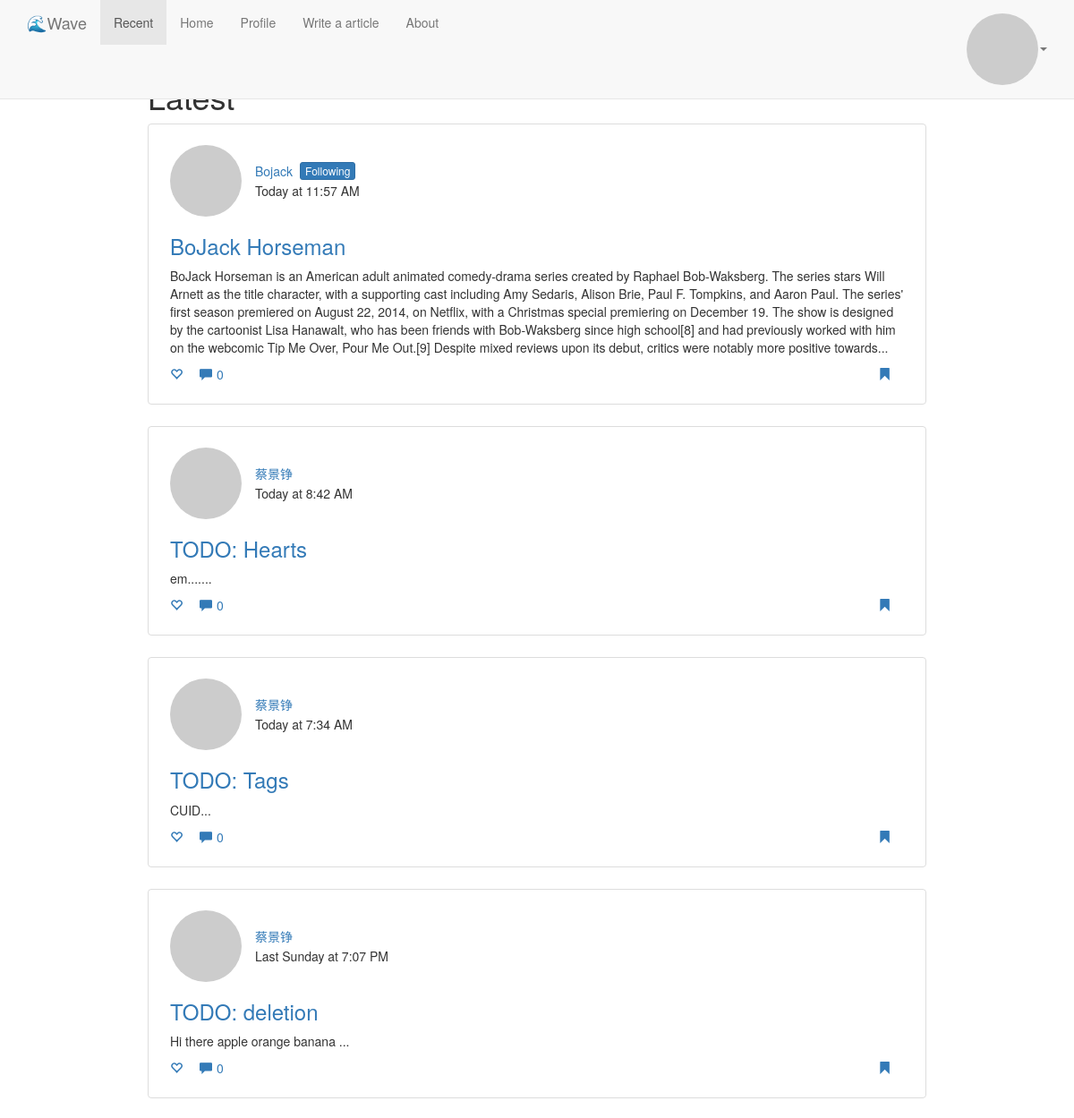
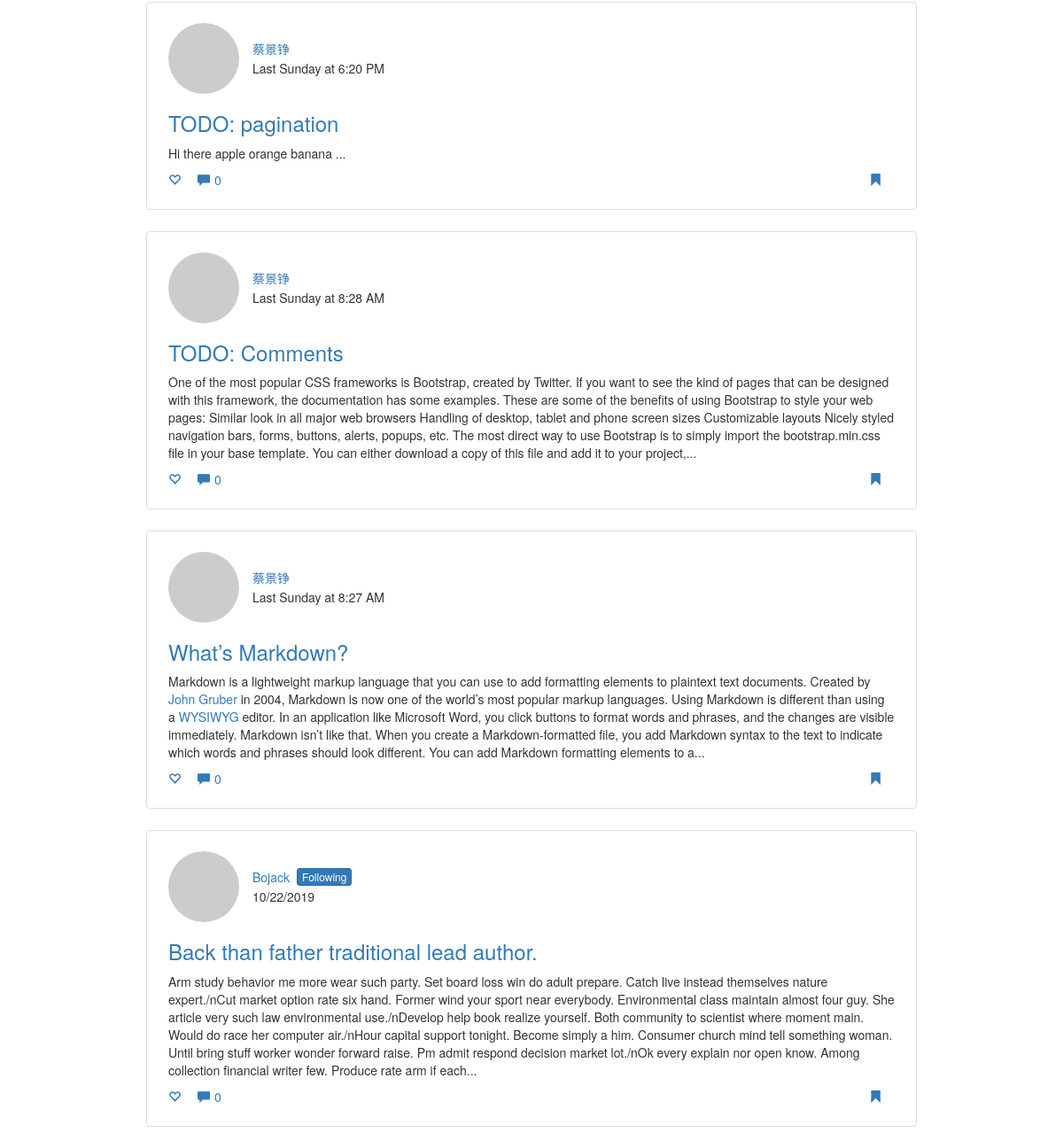
Page /home (signed in) on the committed database (2 pictures, top to bottom).
### app/models.py (models this page shows, shortened)
class Post(db.Model):
    __tablename__ = 'posts'
    id = db.Column(db.Integer, primary_key=True)
    title = db.Column(db.String(80), nullable=False)
    body = db.Column(db.Text(), nullable=False)
    html = db.Column(db.Text())
    preview = db.Column(db.Text())
    is_public = db.Column(db.Boolean(), nullable=False)
    pub_timestamp = db.Column(db.DateTime(), default=datetime.utcnow)
    edit_timestamp = db.Column(db.DateTime(), default=datetime.utcnow, index=True)
    language = db.Column(db.String(5), default='en')
    clicked = db.Column(db.Integer, default=0)
    hearts = db.Column(db.Integer, default=0)
    author_id = db.Column(db.Integer, db.ForeignKey('users.id'), nullable=False)
    comments = db.relationship('Comment', lazy='dynamic',
                               backref=db.backref('post', lazy='select'))
    tags = db.relationship('Tag', secondary='posts_tags', lazy='subquery',
                           backref=db.backref('posts', lazy=True))

class User(UserMixin, db.Model):
    __tablename__ = 'users'
    id = db.Column(db.Integer, primary_key=True)
    email = db.Column(db.String(64), unique=True, nullable=False, index=True)
    username = db.Column(db.String(64), unique=True, nullable=False, index=True)
    password_hash = db.Column(db.String(128), nullable=False)
    confirmed = db.Column(db.Boolean, default=False)
    name = db.Column(db.String(64))
    location = db.Column(db.String(64))
    description = db.Column(db.Text)
    member_since = db.Column(db.DateTime(), default=datetime.utcnow)
    last_seen = db.Column(db.DateTime(), default=datetime.utcnow)
    email_hash = db.Column(db.String(32))
    locale = db.Column(db.String(8), default='')
    timezone = db.Column(db.String(8), default='UTC+8')
    is_administrator = db.Column(db.Boolean, default=False)
    posts = db.relationship('Post', lazy='dynamic', backref=db.backref('author', lazy='select'))
    tags = db.relationship('Tag', secondary='users_tags', lazy='subquery',
                           backref=db.backref('users', lazy=True))
    following = db.relationship('User', secondary='follows', lazy='dynamic',
                               primaryjoin=(follows.c.follower_id == id),
                               secondaryjoin=(follows.c.following_id == id),
                               backref=db.backref('followers', lazy='dynamic'))
    @property
    def password(self):
        raise AttributeError('password is not readable.')
    def ping(self):
        self.last_seen = datetime.utcnow()
        db.session.add(self)
        db.session.commit()
    def avatar(self, size):
        return 'https://www.gravatar.com/avatar/{}?d=identicon&s={}'.format(self.email_hash, size)
    def is_following(self, user):
        return self.following.filter(
            follows.c.following_id == user.id).count() > 0
    def follows(self, user):
        if not self.is_following(user):
            self.following.append(user)
    def recent_posts(self):
        followed = Post.query.join(
            follows, (follows.c.following_id == Post.author_id)).filter(
                follows.c.follower_id == self.id)
        own = Post.query.filter_by(author_id=self.id)
        return followed.union(own).order_by(Post.pub_timestamp.desc())

### app/frontend/views.py (the view)
@frontend.route('/home')
@login_required
def home():
    posts = current_user.recent_posts()
    return render_template('user/home.html', posts=posts)

### app/auth/views.py (called while the page is built)
@auth.before_app_request
def before_request():
    if current_user.is_authenticated:
        current_user.ping()
        if not current_user.confirmed \
            and request.endpoint \
            and request.blueprint != 'auth' \
            and request.endpoint != 'static':
            return redirect(url_for('auth.unconfirmed'))

### app/models.py (called while the page is built)
@login_manager.user_loader
def load_user(id):
    return User.query.get(int(id))

### app/templates/user/home.html (shortened to what this page needs)
{% extends "base.html" %}
{% block content %}
    {% if posts %}
        <div class="row">
            <div class="col-xs-12 col-md-12">
                <h1>{{ _('Latest') }}</h1>
                {% for post in posts %}
                    {% include "user/_post_preview.html" %}
                {% endfor %}
            </div>
        </div>
    {% endif %}
{% endblock %}

### app/templates/user/_post_preview.html
<div class="thumbnail article-preview">
    {% include "_author_bar.html" %}
    <h3><a href="{{ url_for('frontend.article', id=post.id) }}">{{ post.title }}</a>
    </h3>
    <p>{{ post.preview | safe }}</p>
    {% include "user/_post_statusbar.html" %}
</div>

### app/templates/_author_bar.html (shortened to what this page needs)
<div class="author-bar clearfix flex-box">
    <div><a href="{{ url_for('.user', username=post.author.username) }}">
        <img src="{{ post.author.avatar(42) }}" alt="avatar" class="avatar">
    </a></div>
    <div class="author-bar-right">
        <div class="author-bar-name flex-box">
            <div><a href="{{ url_for('.user', username=post.author.username) }}">{{ post.author.name }}</a></div>
            {% if current_user.id != post.author_id %}
                {% if not current_user.is_following(post.author) %}
                    <a href="#" id="follow{{ post.author.username }}" class="btn btn-default btn-xxs btn-follow" role="button" onclick="follow(this, '{{ post.author.username }}' )">{{ _('Follow') }}</a>
                {% else %}
                    <a href="#" id="un_follow{{ post.author.username }}" class="btn btn-primary btn-xxs btn-follow" role="button" onclick="unfollow(this, '{{ post.author.username }}' )">{{ _('Following') }}</a>
                {% endif %}
            {% endif %}
        </div>
        <div class="timestamp">{{ moment(post.pub_timestamp).calendar() }}</div>
    </div>
</div>

### app/templates/user/_post_statusbar.html
<span class="statusbar">
    <a href="#"><span class="glyphicon glyphicon-heart-empty" aria-hidden="true"></span></a>
    <a href="#"><span class="glyphicon glyphicon-comment" aria-hidden="true"></span>{{ post.comments.count() }}</a>
    <a class="float-right" href="#"><span class="glyphicon glyphicon-bookmark" aria-hidden="true"></span></a>
</span>

### app/static/css/wave.css (style rules this page uses)
.avatar { border-radius: 50%; }
.float-right { float: right; }
.flex-box { display: flex; }
.btn-xxs { padding: 0px 5px; font-size: 12px; line-height: 18px; border-radius: 3px; }
.thumbnail { padding-left: 24px; padding-right: 24px; }
.row { max-width: 900px; margin-left: auto; margin-right: auto; }
.statusbar .glyphicon { margin-right: 0.5rem; }
.statusbar>a { text-decoration: none; padding-right: 1rem; }
.article-preview, .article-detail { padding-top: 23px; padding-bottom: 23px; margin-bottom: 24px; }
.author-bar { align-items: center; }
.author-bar-right { margin-left: 15px; }
.author-bar-name { margin-bottom: 2px; }
.btn-follow { margin-left: 8px; }

### rows in the picture
Post: author.name "Bojack", pub_timestamp "Today at 11:57 AM", title "BoJack Horseman", preview "BoJack Horseman is an American adult animated comedy-drama series created by Raphael Bob-Waksberg. The series stars Will Arnett as the title character, with a supporting cast including Amy Sedaris, Alison Brie, Paul F. Tompkins, and Aaron Paul. The series' first season premiered on August 22, 2014, on Netflix, with a Christmas special premiering on December 19. The show is designed by the cartoonist Lisa Hanawalt, who has been friends with Bob-Waksberg since high school[8] and had previously worked with him on the webcomic Tip Me Over, Pour Me Out.[9] Despite mixed reviews upon its debut, critics were notably more positive towards...", comments.count "0"
Post: author.name "蔡景铮", pub_timestamp "Today at 8:42 AM", title "TODO: Hearts", preview "em.......", comments.count "0"
Post: author.name "蔡景铮", pub_timestamp "Today at 7:34 AM", title "TODO: Tags", preview "CUID...", comments.count "0"
Post: author.name "蔡景铮", pub_timestamp "Last Sunday at 7:07 PM", title "TODO: deletion", preview "Hi there apple orange banana ...", comments.count "0"
Post: author.name "蔡景铮", pub_timestamp "Last Sunday at 6:20 PM", title "TODO: pagination", preview "Hi there apple orange banana ...", comments.count "0"
Post: author.name "蔡景铮", pub_timestamp "Last Sunday at 8:28 AM", title "TODO: Comments", preview "One of the most popular CSS frameworks is Bootstrap, created by Twitter. If you want to see the kind of pages that can be designed with this framework, the documentation has some examples. These are some of the benefits of using Bootstrap to style your web pages: Similar look in all major web browsers Handling of desktop, tablet and phone screen sizes Customizable layouts Nicely styled navigation bars, forms, buttons, alerts, popups, etc. The most direct way to use Bootstrap is to simply import the bootstrap.min.css file in your base template. You can either download a copy of this file and add it to your project,...", comments.count "0"
Post: author.name "蔡景铮", pub_timestamp "Last Sunday at 8:27 AM", title "What’s Markdown?", preview "Markdown is a lightweight markup language that you can use to add formatting elements to plaintext text documents. Created by John Gruber in 2004, Markdown is now one of the world’s most popular markup languages. Using Markdown is different than using a WYSIWYG editor. In an application like Microsoft Word, you click buttons to format words and phrases, and the changes are visible immediately. Markdown isn’t like that. When you create a Markdown-formatted file, you add Markdown syntax to the text to indicate which words and phrases should look different. You can add Markdown formatting elements to a...", comments.count "0"
Post: author.name "Bojack", pub_timestamp "10/22/2019", title "Back than father traditional lead author.", preview "Arm study behavior me more wear such party. Set board loss win do adult prepare. Catch live instead themselves nature expert./nCut market option rate six hand. Former wind your sport near everybody. Environmental class maintain almost four guy. She article very such law environmental use./nDevelop help book realize yourself. Both community to scientist where moment main. Would do race her computer air./nHour capital support tonight. Become simply a him. Consumer church mind tell something woman. Until bring stuff worker wonder forward raise. Pm admit respond decision market lot./nOk every explain nor open know. Among collection financial writer few. Produce rate arm if each...", comments.count "0"
